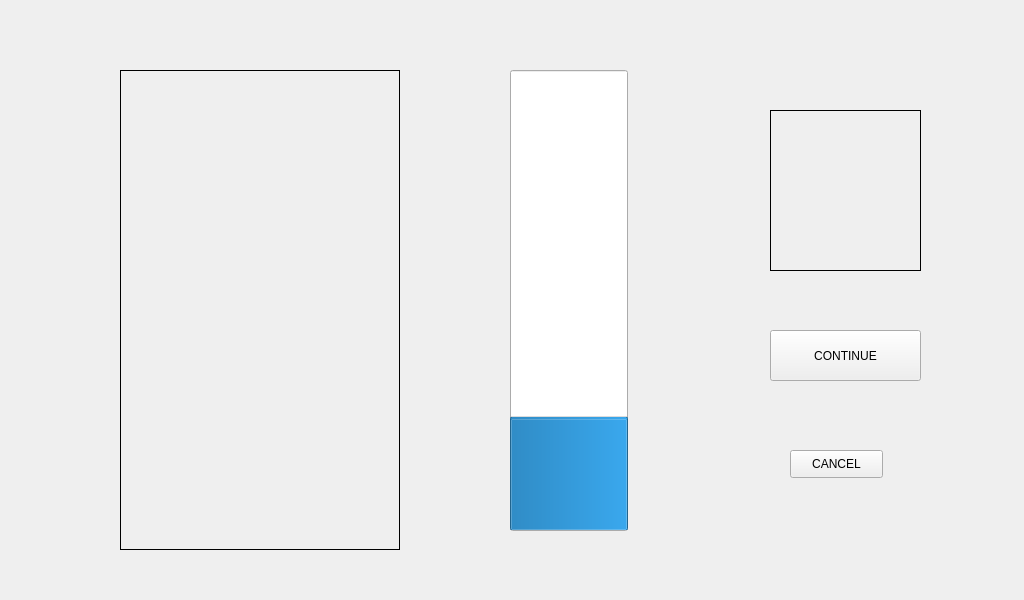
<?xml version="1.0" encoding="UTF-8"?>
<ui version="4.0">
 <class>MainWindow</class>
 <widget class="QMainWindow" name="MainWindow">
  <property name="geometry">
   <rect>
    <x>0</x>
    <y>0</y>
    <width>1024</width>
    <height>600</height>
   </rect>
  </property>
  <property name="windowTitle">
   <string>MainWindow</string>
  </property>
  <widget class="QWidget" name="centralwidget">
   <widget class="QProgressBar" name="progressBar">
    <property name="geometry">
     <rect>
      <x>510</x>
      <y>70</y>
      <width>118</width>
      <height>461</height>
     </rect>
    </property>
    <property name="value">
     <number>24</number>
    </property>
    <property name="textVisible">
     <bool>false</bool>
    </property>
    <property name="orientation">
     <enum>Qt::Vertical</enum>
    </property>
   </widget>
   <widget class="QLabel" name="counting">
    <property name="geometry">
     <rect>
      <x>770</x>
      <y>110</y>
      <width>151</width>
      <height>161</height>
     </rect>
    </property>
    <property name="frameShape">
     <enum>QFrame::Box</enum>
    </property>
    <property name="text">
     <string/>
    </property>
   </widget>
   <widget class="QPushButton" name="Continue">
    <property name="geometry">
     <rect>
      <x>770</x>
      <y>330</y>
      <width>151</width>
      <height>51</height>
     </rect>
    </property>
    <property name="text">
     <string>CONTINUE</string>
    </property>
   </widget>
   <widget class="QPushButton" name="cancel">
    <property name="geometry">
     <rect>
      <x>790</x>
      <y>450</y>
      <width>93</width>
      <height>28</height>
     </rect>
    </property>
    <property name="text">
     <string>CANCEL</string>
    </property>
   </widget>
   <widget class="QLabel" name="camera">
    <property name="geometry">
     <rect>
      <x>120</x>
      <y>70</y>
      <width>280</width>
      <height>480</height>
     </rect>
    </property>
    <property name="frameShape">
     <enum>QFrame::Box</enum>
    </property>
    <property name="text">
     <string/>
    </property>
   </widget>
  </widget>
 </widget>
 <resources/>
 <connections/>
</ui>
